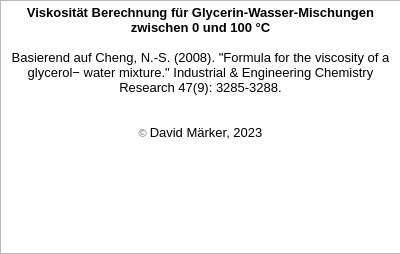
<?xml version="1.0" encoding="UTF-8"?>
<ui version="4.0">
 <class>Dialog</class>
 <widget class="QDialog" name="Dialog">
  <property name="geometry">
   <rect>
    <x>0</x>
    <y>0</y>
    <width>400</width>
    <height>254</height>
   </rect>
  </property>
  <property name="minimumSize">
   <size>
    <width>400</width>
    <height>254</height>
   </size>
  </property>
  <property name="maximumSize">
   <size>
    <width>400</width>
    <height>254</height>
   </size>
  </property>
  <property name="windowTitle">
   <string>Dialog</string>
  </property>
  <widget class="QTextBrowser" name="textBrowser">
   <property name="geometry">
    <rect>
     <x>0</x>
     <y>0</y>
     <width>401</width>
     <height>254</height>
    </rect>
   </property>
   <property name="minimumSize">
    <size>
     <width>401</width>
     <height>254</height>
    </size>
   </property>
   <property name="maximumSize">
    <size>
     <width>401</width>
     <height>254</height>
    </size>
   </property>
   <property name="html">
    <string>&lt;!DOCTYPE HTML PUBLIC &quot;-//W3C//DTD HTML 4.0//EN&quot; &quot;http://www.w3.org/TR/REC-html40/strict.dtd&quot;&gt;
&lt;html&gt;&lt;head&gt;&lt;meta name=&quot;qrichtext&quot; content=&quot;1&quot; /&gt;&lt;style type=&quot;text/css&quot;&gt;
p, li { white-space: pre-wrap; }
&lt;/style&gt;&lt;/head&gt;&lt;body style=&quot; font-family:'MS Shell Dlg 2'; font-size:8.25pt; font-weight:400; font-style:normal;&quot;&gt;
&lt;p align=&quot;center&quot; style=&quot; margin-top:0px; margin-bottom:0px; margin-left:0px; margin-right:0px; -qt-block-indent:0; text-indent:0px;&quot;&gt;&lt;span style=&quot; font-size:10pt; font-weight:600;&quot;&gt;Viskosität Berechnung für Glycerin-Wasser-Mischungen zwischen 0 und 100 °C&lt;/span&gt;&lt;/p&gt;
&lt;p align=&quot;center&quot; style=&quot;-qt-paragraph-type:empty; margin-top:0px; margin-bottom:0px; margin-left:0px; margin-right:0px; -qt-block-indent:0; text-indent:0px; font-size:10pt;&quot;&gt;&lt;br /&gt;&lt;/p&gt;
&lt;p align=&quot;center&quot; style=&quot; margin-top:0px; margin-bottom:0px; margin-left:0px; margin-right:0px; -qt-block-indent:0; text-indent:0px;&quot;&gt;&lt;span style=&quot; font-size:10pt;&quot;&gt;Basierend auf Cheng, N.-S. (2008). &amp;quot;Formula for the viscosity of a glycerol− water mixture.&amp;quot; Industrial &amp;amp; Engineering Chemistry Research 47(9): 3285-3288.&lt;/span&gt;&lt;/p&gt;
&lt;p align=&quot;center&quot; style=&quot; margin-top:0px; margin-bottom:0px; margin-left:0px; margin-right:0px; -qt-block-indent:0; text-indent:0px;&quot;&gt;&lt;span style=&quot; font-size:10pt;&quot;&gt;	&lt;/span&gt;&lt;/p&gt;
&lt;p align=&quot;center&quot; style=&quot;-qt-paragraph-type:empty; margin-top:0px; margin-bottom:0px; margin-left:0px; margin-right:0px; -qt-block-indent:0; text-indent:0px; font-size:10pt;&quot;&gt;&lt;br /&gt;&lt;/p&gt;
&lt;p align=&quot;center&quot; style=&quot; margin-top:0px; margin-bottom:0px; margin-left:0px; margin-right:0px; -qt-block-indent:0; text-indent:0px;&quot;&gt;&lt;span style=&quot; font-family:'Raleway,sans-serif'; font-size:8pt; color:#666666; background-color:#ffffff;&quot;&gt;© &lt;/span&gt;&lt;span style=&quot; font-size:10pt;&quot;&gt;David Märker, 2023&lt;/span&gt;&lt;/p&gt;&lt;/body&gt;&lt;/html&gt;</string>
   </property>
  </widget>
 </widget>
 <resources/>
 <connections/>
</ui>
